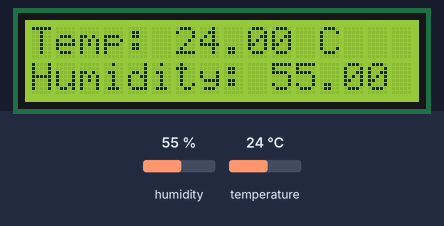
Bench run of a program on a simulated ESP8266 (Wemos D1 mini). Shown: 16×2 character LCD. The inputs (shaded band) are chosen by the test bench; at power-on: humidity 55 %, temperature 24 °C. What the program prints to the serial monitor is not drawn.

Above: at 1.2 s.
1.3 s: humidity set to 22 %
At 5.5 s:
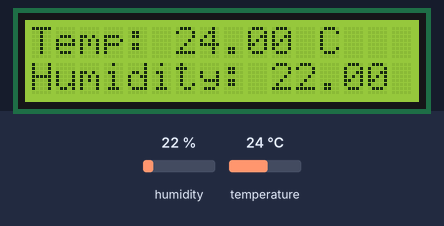
7.3 s: temperature set to 12 °C
At 11.4 s:
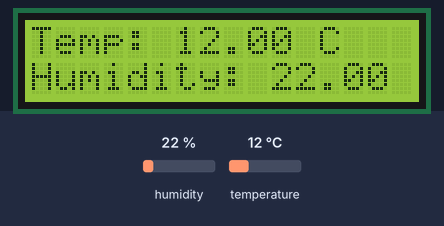
13.3 s: humidity set to 40 %
At 16.0 s:
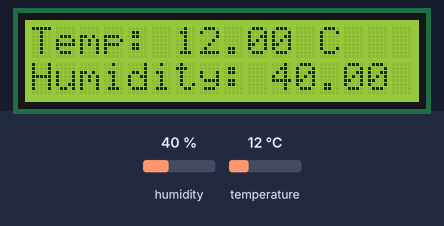
19.3 s: temperature set to 19 °C
At 20.7 s:
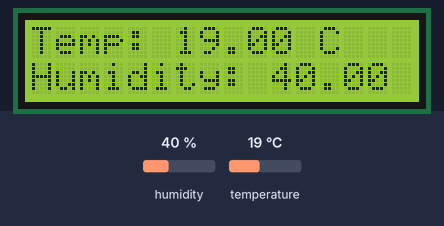
Timing chart, 0 to 22.3 s (numbered marks = the images above; inputs shaded):
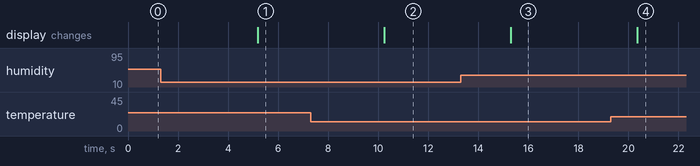

Measured:
- after the input at 1.3 s, the display: changes after 3.9 s (image 1)
- after the input at 7.3 s, the display: changes after 2.9 s (image 2)
- after the input at 13.3 s, the display: changes after 2.0 s (image 3)
- after the input at 19.3 s, the display: changes after 1.1 s (image 4)

The program:

main.cpp
```cpp
#include <Arduino.h>            // 아두이노 기본 함수들 (예: pinMode, digitalWrite, delay)을 사용할 수 있음
#include <DHT.h>                // DHT 시리즈 센서를 제어하기 위한 라이브러리
#include <LiquidCrystal_I2C.h>  // I2C 방식의 LCD (16x2 등)를 제어하기 위한 라이브러리
#include <Wire.h>               // I2C 통신을 위한 기본 라이브러리

#define DHTPIN D4               // DHT11 센서의 데이터 핀을 D4에 연결
#define DHTTYPE DHT11           // 사용할 센서가 DHT11이라는 것을 명시

DHT dht(DHTPIN, DHTTYPE);       // DHT 센서 객체를 생성

LiquidCrystal_I2C lcd(0x27, 16, 2); // LCD 객체를 생성하며, 주소 0x27 (보통 기본값)이고 크기는 16x2 문자형

void setup() {                  // 아두이노가 처음 전원을 켜거나 리셋되었을 때 실행. 초기화 코드 (센서 설정, 시리얼 통신 시작, 핀모드 설정 등)를 이곳에 작성. 한 번만 실행되는 함수
  Serial.begin(115200);         // 시리얼 통신 시작 (115200bps로 PC와 아두이노 간 데이터 주고받기)
  dht.begin();                  // DHT11 센서 초기화 (센서가 동작하도록 준비)

  lcd.init();                   // I2C LCD 초기화 (LCD 사용 시작)
  lcd.backlight();              // LCD 백라이트 켜기 (글자 보기 위해)

  lcd.setCursor(0, 0);          // LCD 화면의 첫 번째 줄, 첫 번째 칸으로 커서 이동
  lcd.print("Init DHT11...");   // LCD에 초기화 메시지 출력
}

void loop() {                                   // 센서 값을 읽거나, 데이터를 처리하거나, 화면을 갱신하는 등의 지속적인 동작을 이곳에 작성. 계속 반복되는 함수
  float humidity = dht.readHumidity();          // 습도 측정 (0~100%)
  float temperature = dht.readTemperature();    // 온도 측정 (섭씨)

  // 측정값이 비정상이면 (예: 센서 연결 실패 시)
  if (isnan(humidity) || isnan(temperature)) {
    Serial.println("센서 읽기 실패!");           //  // PC 시리얼 모니터에 오류 메시지 출력
    lcd.clear();                                // LCD 화면 지우기
    lcd.setCursor(0, 0);                        // LCD 첫 번째 줄의 첫 번째 칸으로 커서를 이동
    lcd.print("Sensor Error");                  // 에러 메시지 출력
    delay(5000);                                // 5초 대기 (사용자에게 메시지 보이도록)
    return;                                     // loop 끝내고 다시 반복
  }

  // 시리얼 모니터 출력 (정상 상태)
  Serial.print("온도: ");           // PC의 시리얼 모니터에 "온도: "라는 텍스트를 출력
  Serial.print(temperature);        // 측정된 온도값(float)을 출력
  Serial.print(" *C  |  습도: ");   // 단위 표시와 함께 습도 출력을 준비
  Serial.print(humidity);           // 측정된 습도값(float)을 출력
  Serial.println(" %");             // 습도의 단위 %를 출력하고 줄 바꿈. println()은 출력 후 자동 줄 바꿈이 포함

  // LCD 출력 (화면에 현재 온도/습도 표시)
  lcd.clear();            // LCD 화면의 모든 문자를 지우고 초기화
  lcd.setCursor(0, 0);    // LCD 첫 번째 줄의 첫 번째 칸으로 커서를 이동
  lcd.print("Temp: ");    // LCD에 "Temp: "라는 텍스트를 출력
  lcd.print(temperature); // LCD에 측정된 온도(float 값)을 출력
  lcd.print(" C");        // 온도 단위를 출력

  lcd.setCursor(0, 1);      // LCD 두 번째 줄의 첫 번째 칸으로 커서를 이동
  lcd.print("Humidity: ");  // "Humidity: " 텍스트를 출력
  lcd.print(humidity);      // 측정된 습도(float 값)을 LCD에 출력
  lcd.print(" %");          // 습도의 단위 %를 출력

  delay(5000);              // 5초간 대기
}
```
